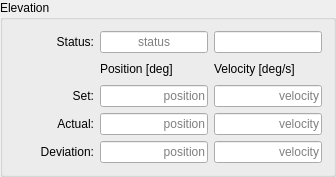
       <widget class="QGroupBox" name="groupBox_elevation">
        <property name="title">
         <string>Elevation</string>
        </property>
        <layout class="QGridLayout" name="gridLayout_3">
         <item row="1" column="2">
          <widget class="QLabel" name="label_9">
           <property name="text">
            <string>Velocity [deg/s]</string>
           </property>
          </widget>
         </item>
         <item row="1" column="1">
          <widget class="QLabel" name="label_8">
           <property name="text">
            <string>Position [deg]</string>
           </property>
          </widget>
         </item>
         <item row="3" column="1">
          <widget class="QLineEdit" name="opcua_Elevation_p_Act">
           <property name="focusPolicy">
            <enum>Qt::NoFocus</enum>
           </property>
           <property name="alignment">
            <set>Qt::AlignRight|Qt::AlignTrailing|Qt::AlignVCenter</set>
           </property>
           <property name="readOnly">
            <bool>true</bool>
           </property>
           <property name="placeholderText">
            <string>position</string>
           </property>
           <property name="opcua" stdset="0">
            <string>Elevation.p_Act</string>
           </property>
          </widget>
         </item>
         <item row="2" column="2">
          <widget class="QLineEdit" name="opcua_Elevation_v_SetMax">
           <property name="focusPolicy">
            <enum>Qt::NoFocus</enum>
           </property>
           <property name="alignment">
            <set>Qt::AlignRight|Qt::AlignTrailing|Qt::AlignVCenter</set>
           </property>
           <property name="readOnly">
            <bool>true</bool>
           </property>
           <property name="placeholderText">
            <string>velocity</string>
           </property>
           <property name="opcua" stdset="0">
            <string>Elevation.v_SetMax</string>
           </property>
          </widget>
         </item>
         <item row="3" column="0">
          <widget class="QLabel" name="label_6">
           <property name="text">
            <string>Actual:</string>
           </property>
           <property name="alignment">
            <set>Qt::AlignRight|Qt::AlignTrailing|Qt::AlignVCenter</set>
           </property>
          </widget>
         </item>
         <item row="4" column="1">
          <widget class="QLineEdit" name="opcua_Elevation_p_Dev">
           <property name="focusPolicy">
            <enum>Qt::NoFocus</enum>
           </property>
           <property name="alignment">
            <set>Qt::AlignRight|Qt::AlignTrailing|Qt::AlignVCenter</set>
           </property>
           <property name="readOnly">
            <bool>true</bool>
           </property>
           <property name="placeholderText">
            <string>position</string>
           </property>
           <property name="opcua" stdset="0">
            <string>Elevation.p_Dev</string>
           </property>
          </widget>
         </item>
         <item row="1" column="0">
          <spacer name="horizontalSpacer_3">
           <property name="orientation">
            <enum>Qt::Horizontal</enum>
           </property>
           <property name="sizeHint" stdset="0">
            <size>
             <width>80</width>
             <height>20</height>
            </size>
           </property>
          </spacer>
         </item>
         <item row="2" column="0">
          <widget class="QLabel" name="label_5">
           <property name="text">
            <string>Set:</string>
           </property>
           <property name="alignment">
            <set>Qt::AlignRight|Qt::AlignTrailing|Qt::AlignVCenter</set>
           </property>
          </widget>
         </item>
         <item row="4" column="0">
          <widget class="QLabel" name="label_7">
           <property name="text">
            <string>Deviation:</string>
           </property>
           <property name="alignment">
            <set>Qt::AlignRight|Qt::AlignTrailing|Qt::AlignVCenter</set>
           </property>
          </widget>
         </item>
         <item row="3" column="2">
          <widget class="QLineEdit" name="opcua_Elevation_v_Act">
           <property name="focusPolicy">
            <enum>Qt::NoFocus</enum>
           </property>
           <property name="alignment">
            <set>Qt::AlignRight|Qt::AlignTrailing|Qt::AlignVCenter</set>
           </property>
           <property name="readOnly">
            <bool>true</bool>
           </property>
           <property name="placeholderText">
            <string>velocity</string>
           </property>
           <property name="opcua" stdset="0">
            <string>Elevation.v_Act</string>
           </property>
          </widget>
         </item>
         <item row="2" column="1">
          <widget class="QLineEdit" name="opcua_Elevation_p_Set">
           <property name="focusPolicy">
            <enum>Qt::NoFocus</enum>
           </property>
           <property name="alignment">
            <set>Qt::AlignRight|Qt::AlignTrailing|Qt::AlignVCenter</set>
           </property>
           <property name="readOnly">
            <bool>true</bool>
           </property>
           <property name="placeholderText">
            <string>position</string>
           </property>
           <property name="opcua" stdset="0">
            <string>Elevation.p_Set</string>
           </property>
          </widget>
         </item>
         <item row="4" column="2">
          <widget class="QLineEdit" name="opcua_Elevation_v_Shape">
           <property name="focusPolicy">
            <enum>Qt::NoFocus</enum>
           </property>
           <property name="alignment">
            <set>Qt::AlignRight|Qt::AlignTrailing|Qt::AlignVCenter</set>
           </property>
           <property name="readOnly">
            <bool>true</bool>
           </property>
           <property name="placeholderText">
            <string>velocity</string>
           </property>
           <property name="opcua" stdset="0">
            <string>Elevation.v_Shape</string>
           </property>
          </widget>
         </item>
         <item row="0" column="0">
          <widget class="QLabel" name="label_15">
           <property name="text">
            <string>Status:</string>
           </property>
           <property name="alignment">
            <set>Qt::AlignRight|Qt::AlignTrailing|Qt::AlignVCenter</set>
           </property>
          </widget>
         </item>
         <item row="0" column="1">
          <widget class="QLineEdit" name="opcua_Elevation_AxisState">
           <property name="focusPolicy">
            <enum>Qt::NoFocus</enum>
           </property>
           <property name="alignment">
            <set>Qt::AlignCenter</set>
           </property>
           <property name="readOnly">
            <bool>true</bool>
           </property>
           <property name="placeholderText">
            <string>status</string>
           </property>
           <property name="opcua" stdset="0">
            <string>Elevation.AxisState</string>
           </property>
           <property name="opcua_type" stdset="0">
            <string>AxisStateType</string>
           </property>
          </widget>
         </item>
         <item row="0" column="2">
          <widget class="QLineEdit" name="lineEdit_system_16">
           <property name="minimumSize">
            <size>
             <width>55</width>
             <height>0</height>
            </size>
           </property>
           <property name="focusPolicy">
            <enum>Qt::NoFocus</enum>
           </property>
           <property name="text">
            <string/>
           </property>
           <property name="alignment">
            <set>Qt::AlignCenter</set>
           </property>
           <property name="readOnly">
            <bool>true</bool>
           </property>
           <property name="opcua" stdset="0">
            <string>Elevation.AxisMoving</string>
           </property>
           <property name="opcua_type" stdset="0">
            <string>Boolean</string>
           </property>
           <property name="led_colour" stdset="0">
            <string>green</string>
           </property>
          </widget>
         </item>
        </layout>
       </widget>
